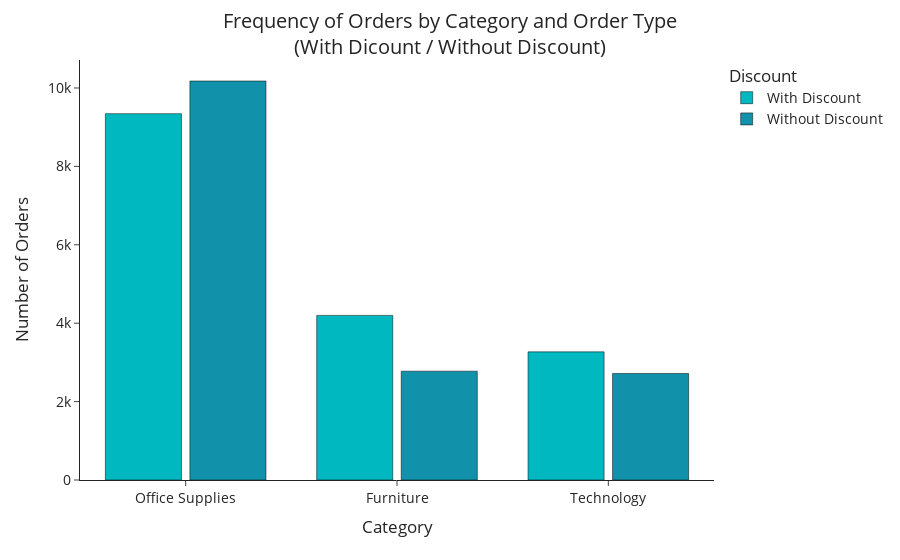

Source (notebook cell):
### Code cell
fig = px.histogram(x = orders_with_discount['Category'],
             color = orders_with_discount['With Discount'], barmode='group',
             template = 'simple_white', color_discrete_sequence = ['#00B8C0', '#1192AA'])

#Set Title and x/y axis labels

fig.update_traces(marker_line_color='black',
                  marker_line_width=.5)

fig.update_layout(
    xaxis_title="Category",
    yaxis_title="Number of Orders",
    legend_title = "Discount",
    showlegend = True,
    font = dict(
            size = 14
            ),    
    title={
        'text': "Frequency of Orders by Category and Order Type<br>(With Dicount / Without Discount)",
        'y':0.95,
        'x':0.5
        },
    bargroupgap=0.1
    )

fig.show()

### Figure 1 — Plotly figure (JSON) as saved in the notebook; plotly's stock layout.template omitted (floating-point values rounded to 4 significant figures; data arrays with more than 128 entries replaced by an {"elided": "..."} marker saying what was removed)
{"data": [{"alignmentgroup": "True", "bingroup": "x", "hovertemplate": "color=With Discount<br>x=%{x}<br>count=%{y}<extra></extra>", "legendgroup": "With Discount", "marker": {"color": "#00B8C0", "line": {"color": "black", "width": 0.5}, "pattern": {"shape": ""}}, "name": "With Discount", "offsetgroup": "With Discount", "orientation": "v", "showlegend": true, "type": "histogram", "x": {"elided": "16813 str values"}, "xaxis": "x", "yaxis": "y"}, {"alignmentgroup": "True", "bingroup": "x", "hovertemplate": "color=Without Discount<br>x=%{x}<br>count=%{y}<extra></extra>", "legendgroup": "Without Discount", "marker": {"color": "#1192AA", "line": {"color": "black", "width": 0.5}, "pattern": {"shape": ""}}, "name": "Without Discount", "offsetgroup": "Without Discount", "orientation": "v", "showlegend": true, "type": "histogram", "x": {"elided": "15671 str values"}, "xaxis": "x", "yaxis": "y"}], "layout": {"bargroupgap": 0.1, "barmode": "group", "font": {"size": 14}, "legend": {"title": {"text": "Discount"}, "tracegroupgap": 0}, "margin": {"t": 60}, "showlegend": true, "title": {"text": "Frequency of Orders by Category and Order Type<br>(With Dicount / Without Discount)", "x": 0.5, "y": 0.95}, "xaxis": {"anchor": "y", "domain": [0, 1], "title": {"text": "Category"}}, "yaxis": {"anchor": "x", "domain": [0, 1], "title": {"text": "Number of Orders"}}}}
